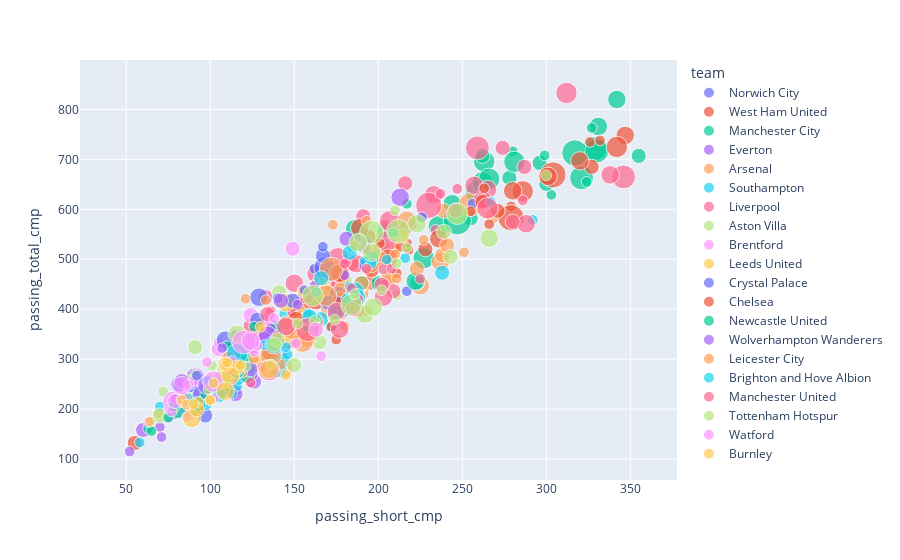

Notebook source saved alongside this figure:
### Code cell
import plotly.express as px
fig = px.scatter(
    match_df, 
    x="passing_short_cmp", 
    y="passing_total_cmp", 
    color='team', 
    size='shooting_standard_gls',
    hover_data=['team', 'opponent', 'ga']
)
fig.show()
